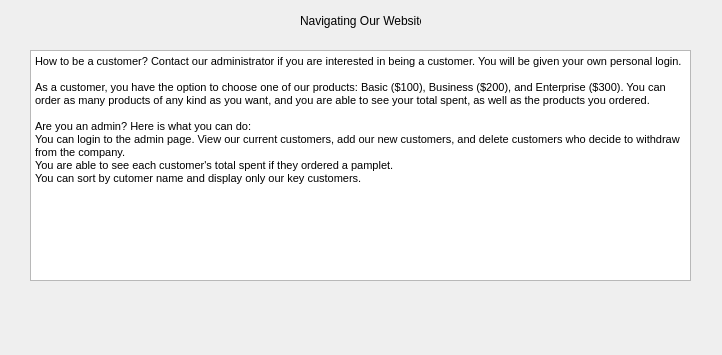
<?xml version="1.0" encoding="UTF-8"?>
<ui version="4.0">
 <class>helpOption</class>
 <widget class="QDialog" name="helpOption">
  <property name="geometry">
   <rect>
    <x>0</x>
    <y>0</y>
    <width>722</width>
    <height>355</height>
   </rect>
  </property>
  <property name="windowTitle">
   <string>Dialog</string>
  </property>
  <widget class="QLabel" name="label">
   <property name="geometry">
    <rect>
     <x>300</x>
     <y>10</y>
     <width>121</width>
     <height>21</height>
    </rect>
   </property>
   <property name="text">
    <string>Navigating Our Website:</string>
   </property>
  </widget>
  <widget class="QLabel" name="label_4">
   <property name="geometry">
    <rect>
     <x>40</x>
     <y>100</y>
     <width>47</width>
     <height>13</height>
    </rect>
   </property>
   <property name="text">
    <string/>
   </property>
  </widget>
  <widget class="QLabel" name="label_5">
   <property name="geometry">
    <rect>
     <x>40</x>
     <y>100</y>
     <width>47</width>
     <height>13</height>
    </rect>
   </property>
   <property name="text">
    <string/>
   </property>
  </widget>
  <widget class="QTextBrowser" name="textBrowser">
   <property name="geometry">
    <rect>
     <x>30</x>
     <y>50</y>
     <width>661</width>
     <height>231</height>
    </rect>
   </property>
   <property name="html">
    <string>&lt;!DOCTYPE HTML PUBLIC &quot;-//W3C//DTD HTML 4.0//EN&quot; &quot;http://www.w3.org/TR/REC-html40/strict.dtd&quot;&gt;
&lt;html&gt;&lt;head&gt;&lt;meta name=&quot;qrichtext&quot; content=&quot;1&quot; /&gt;&lt;style type=&quot;text/css&quot;&gt;
p, li { white-space: pre-wrap; }
&lt;/style&gt;&lt;/head&gt;&lt;body style=&quot; font-family:'MS Shell Dlg 2'; font-size:8.25pt; font-weight:400; font-style:normal;&quot;&gt;
&lt;p style=&quot; margin-top:0px; margin-bottom:0px; margin-left:0px; margin-right:0px; -qt-block-indent:0; text-indent:0px;&quot;&gt;How to be a customer? Contact our administrator if you are interested in being a customer. You will be given your own personal login. &lt;/p&gt;
&lt;p style=&quot;-qt-paragraph-type:empty; margin-top:0px; margin-bottom:0px; margin-left:0px; margin-right:0px; -qt-block-indent:0; text-indent:0px;&quot;&gt;&lt;br /&gt;&lt;/p&gt;
&lt;p style=&quot; margin-top:0px; margin-bottom:0px; margin-left:0px; margin-right:0px; -qt-block-indent:0; text-indent:0px;&quot;&gt;As a customer, you have the option to choose one of our products: Basic ($100), Business ($200), and Enterprise ($300). You can order as many products of any kind as you want, and you are able to see your total spent, as well as the products you ordered.&lt;/p&gt;
&lt;p style=&quot;-qt-paragraph-type:empty; margin-top:0px; margin-bottom:0px; margin-left:0px; margin-right:0px; -qt-block-indent:0; text-indent:0px;&quot;&gt;&lt;br /&gt;&lt;/p&gt;
&lt;p style=&quot; margin-top:0px; margin-bottom:0px; margin-left:0px; margin-right:0px; -qt-block-indent:0; text-indent:0px;&quot;&gt;Are you an admin? Here is what you can do:&lt;/p&gt;
&lt;p style=&quot; margin-top:0px; margin-bottom:0px; margin-left:0px; margin-right:0px; -qt-block-indent:0; text-indent:0px;&quot;&gt;You can login to the admin page. View our current customers, add our new customers, and delete customers who decide to withdraw from the company.&lt;/p&gt;
&lt;p style=&quot; margin-top:0px; margin-bottom:0px; margin-left:0px; margin-right:0px; -qt-block-indent:0; text-indent:0px;&quot;&gt;You are able to see each customer's total spent if they ordered a pamplet. &lt;/p&gt;
&lt;p style=&quot; margin-top:0px; margin-bottom:0px; margin-left:0px; margin-right:0px; -qt-block-indent:0; text-indent:0px;&quot;&gt;You can sort by cutomer name and display only our key customers.&lt;/p&gt;&lt;/body&gt;&lt;/html&gt;</string>
   </property>
  </widget>
 </widget>
 <resources/>
 <connections/>
</ui>
